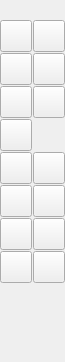
<?xml version="1.0" encoding="UTF-8"?>
<ui version="4.0">
 <class>QG_CadToolBarMain</class>
 <widget class="QWidget" name="QG_CadToolBarMain">
  <property name="geometry">
   <rect>
    <x>0</x>
    <y>0</y>
    <width>65</width>
    <height>362</height>
   </rect>
  </property>
  <property name="sizePolicy">
   <sizepolicy hsizetype="MinimumExpanding" vsizetype="MinimumExpanding">
    <horstretch>0</horstretch>
    <verstretch>0</verstretch>
   </sizepolicy>
  </property>
  <property name="minimumSize">
   <size>
    <width>65</width>
    <height>336</height>
   </size>
  </property>
  <property name="maximumSize">
   <size>
    <width>65</width>
    <height>16777215</height>
   </size>
  </property>
  <property name="windowTitle">
   <string>Main</string>
  </property>
  <layout class="QGridLayout" name="gridLayout">
   <property name="margin">
    <number>0</number>
   </property>
   <property name="spacing">
    <number>1</number>
   </property>
   <item row="0" column="0" colspan="3">
    <spacer name="horizontalSpacer">
     <property name="orientation">
      <enum>Qt::Horizontal</enum>
     </property>
     <property name="sizeHint" stdset="0">
      <size>
       <width>62</width>
       <height>20</height>
      </size>
     </property>
    </spacer>
   </item>
   <item row="1" column="0" colspan="2">
    <widget class="QToolButton" name="bMenuLine">
     <property name="minimumSize">
      <size>
       <width>0</width>
       <height>0</height>
      </size>
     </property>
     <property name="maximumSize">
      <size>
       <width>32</width>
       <height>32</height>
      </size>
     </property>
     <property name="toolTip">
      <string>Show toolbar &quot;Lines&quot;</string>
     </property>
     <property name="text">
      <string/>
     </property>
     <property name="icon">
      <iconset resource="../../../res/extui/extui.qrc">
       <normaloff>:/extui/menuline.png</normaloff>:/extui/menuline.png</iconset>
     </property>
     <property name="iconSize">
      <size>
       <width>32</width>
       <height>32</height>
      </size>
     </property>
     <property name="checkable">
      <bool>true</bool>
     </property>
     <property name="autoExclusive">
      <bool>true</bool>
     </property>
    </widget>
   </item>
   <item row="1" column="2">
    <widget class="QToolButton" name="bMenuArc">
     <property name="sizePolicy">
      <sizepolicy hsizetype="Minimum" vsizetype="Minimum">
       <horstretch>0</horstretch>
       <verstretch>0</verstretch>
      </sizepolicy>
     </property>
     <property name="minimumSize">
      <size>
       <width>0</width>
       <height>0</height>
      </size>
     </property>
     <property name="maximumSize">
      <size>
       <width>32</width>
       <height>32</height>
      </size>
     </property>
     <property name="toolTip">
      <string>Show toolbar &quot;Arcs&quot;</string>
     </property>
     <property name="text">
      <string/>
     </property>
     <property name="icon">
      <iconset resource="../../../res/extui/extui.qrc">
       <normaloff>:/extui/menuarc.png</normaloff>:/extui/menuarc.png</iconset>
     </property>
     <property name="iconSize">
      <size>
       <width>32</width>
       <height>32</height>
      </size>
     </property>
     <property name="checkable">
      <bool>true</bool>
     </property>
     <property name="autoExclusive">
      <bool>true</bool>
     </property>
    </widget>
   </item>
   <item row="2" column="0" colspan="2">
    <widget class="QToolButton" name="bMenuCircle">
     <property name="maximumSize">
      <size>
       <width>32</width>
       <height>32</height>
      </size>
     </property>
     <property name="toolTip">
      <string>Show toolbar &quot;Circles&quot;</string>
     </property>
     <property name="text">
      <string/>
     </property>
     <property name="icon">
      <iconset resource="../../../res/extui/extui.qrc">
       <normaloff>:/extui/menucircle.png</normaloff>:/extui/menucircle.png</iconset>
     </property>
     <property name="iconSize">
      <size>
       <width>32</width>
       <height>32</height>
      </size>
     </property>
     <property name="checkable">
      <bool>true</bool>
     </property>
     <property name="autoExclusive">
      <bool>true</bool>
     </property>
    </widget>
   </item>
   <item row="2" column="2">
    <widget class="QToolButton" name="bMenuEllipse">
     <property name="maximumSize">
      <size>
       <width>32</width>
       <height>32</height>
      </size>
     </property>
     <property name="toolTip">
      <string>Show toolbar &quot;Ellipses&quot;</string>
     </property>
     <property name="text">
      <string/>
     </property>
     <property name="icon">
      <iconset resource="../../../res/extui/extui.qrc">
       <normaloff>:/extui/menuellipse.png</normaloff>:/extui/menuellipse.png</iconset>
     </property>
     <property name="iconSize">
      <size>
       <width>32</width>
       <height>32</height>
      </size>
     </property>
     <property name="checkable">
      <bool>true</bool>
     </property>
     <property name="autoExclusive">
      <bool>true</bool>
     </property>
    </widget>
   </item>
   <item row="3" column="0" colspan="2">
    <widget class="QToolButton" name="bMenuPolyline">
     <property name="maximumSize">
      <size>
       <width>32</width>
       <height>32</height>
      </size>
     </property>
     <property name="toolTip">
      <string>Show toolbar &quot;Polylines&quot;</string>
     </property>
     <property name="text">
      <string/>
     </property>
     <property name="icon">
      <iconset resource="../../../res/extui/extui.qrc">
       <normaloff>:/extui/menupolyline.png</normaloff>:/extui/menupolyline.png</iconset>
     </property>
     <property name="iconSize">
      <size>
       <width>32</width>
       <height>32</height>
      </size>
     </property>
     <property name="checkable">
      <bool>true</bool>
     </property>
     <property name="autoExclusive">
      <bool>true</bool>
     </property>
    </widget>
   </item>
   <item row="3" column="2">
    <widget class="QToolButton" name="bMenuSpline">
     <property name="maximumSize">
      <size>
       <width>32</width>
       <height>32</height>
      </size>
     </property>
     <property name="toolTip">
      <string>Draw Splines</string>
     </property>
     <property name="text">
      <string/>
     </property>
     <property name="icon">
      <iconset resource="../../../res/extui/extui.qrc">
       <normaloff>:/extui/menuspline.png</normaloff>:/extui/menuspline.png</iconset>
     </property>
     <property name="iconSize">
      <size>
       <width>32</width>
       <height>32</height>
      </size>
     </property>
     <property name="checkable">
      <bool>true</bool>
     </property>
     <property name="autoExclusive">
      <bool>true</bool>
     </property>
    </widget>
   </item>
   <item row="4" column="0" colspan="2">
    <widget class="QToolButton" name="bMenuPoint">
     <property name="maximumSize">
      <size>
       <width>32</width>
       <height>32</height>
      </size>
     </property>
     <property name="toolTip">
      <string>Draw Points</string>
     </property>
     <property name="text">
      <string/>
     </property>
     <property name="icon">
      <iconset resource="../../../res/extui/extui.qrc">
       <normaloff>:/extui/points.png</normaloff>:/extui/points.png</iconset>
     </property>
     <property name="iconSize">
      <size>
       <width>32</width>
       <height>32</height>
      </size>
     </property>
     <property name="checkable">
      <bool>true</bool>
     </property>
     <property name="autoExclusive">
      <bool>true</bool>
     </property>
    </widget>
   </item>
   <item row="5" column="0" colspan="2">
    <widget class="QToolButton" name="bMenuText">
     <property name="maximumSize">
      <size>
       <width>32</width>
       <height>32</height>
      </size>
     </property>
     <property name="toolTip">
      <string>Insert Multi-line Text</string>
     </property>
     <property name="text">
      <string/>
     </property>
     <property name="icon">
      <iconset resource="../../../res/extui/extui.qrc">
       <normaloff>:/extui/menutext.png</normaloff>:/extui/menutext.png</iconset>
     </property>
     <property name="iconSize">
      <size>
       <width>32</width>
       <height>32</height>
      </size>
     </property>
     <property name="checkable">
      <bool>false</bool>
     </property>
     <property name="autoExclusive">
      <bool>false</bool>
     </property>
    </widget>
   </item>
   <item row="5" column="2">
    <widget class="QToolButton" name="bMenuDim">
     <property name="maximumSize">
      <size>
       <width>32</width>
       <height>32</height>
      </size>
     </property>
     <property name="toolTip">
      <string>Show toolbar &quot;Dimensions&quot;</string>
     </property>
     <property name="text">
      <string/>
     </property>
     <property name="icon">
      <iconset resource="../../../res/extui/extui.qrc">
       <normaloff>:/extui/dimhor.png</normaloff>:/extui/dimhor.png</iconset>
     </property>
     <property name="iconSize">
      <size>
       <width>32</width>
       <height>32</height>
      </size>
     </property>
     <property name="checkable">
      <bool>true</bool>
     </property>
     <property name="autoExclusive">
      <bool>true</bool>
     </property>
    </widget>
   </item>
   <item row="6" column="0" colspan="2">
    <widget class="QToolButton" name="bMenuHatch">
     <property name="maximumSize">
      <size>
       <width>32</width>
       <height>32</height>
      </size>
     </property>
     <property name="toolTip">
      <string>Create Hatch</string>
     </property>
     <property name="text">
      <string/>
     </property>
     <property name="icon">
      <iconset resource="../../../res/extui/extui.qrc">
       <normaloff>:/extui/menuhatch.png</normaloff>:/extui/menuhatch.png</iconset>
     </property>
     <property name="iconSize">
      <size>
       <width>32</width>
       <height>32</height>
      </size>
     </property>
     <property name="checkable">
      <bool>true</bool>
     </property>
     <property name="autoExclusive">
      <bool>true</bool>
     </property>
    </widget>
   </item>
   <item row="6" column="2">
    <widget class="QToolButton" name="bMenuImage">
     <property name="maximumSize">
      <size>
       <width>32</width>
       <height>32</height>
      </size>
     </property>
     <property name="toolTip">
      <string>Insert Image</string>
     </property>
     <property name="text">
      <string/>
     </property>
     <property name="icon">
      <iconset resource="../../../res/extui/extui.qrc">
       <normaloff>:/extui/menuimage.png</normaloff>:/extui/menuimage.png</iconset>
     </property>
     <property name="iconSize">
      <size>
       <width>32</width>
       <height>32</height>
      </size>
     </property>
     <property name="checkable">
      <bool>false</bool>
     </property>
     <property name="autoExclusive">
      <bool>false</bool>
     </property>
    </widget>
   </item>
   <item row="7" column="0" colspan="2">
    <widget class="QToolButton" name="bMenuModify">
     <property name="maximumSize">
      <size>
       <width>32</width>
       <height>32</height>
      </size>
     </property>
     <property name="toolTip">
      <string>Show toolbar &quot;Modify&quot;</string>
     </property>
     <property name="text">
      <string/>
     </property>
     <property name="icon">
      <iconset resource="../../../res/extui/extui.qrc">
       <normaloff>:/extui/menuedit.png</normaloff>:/extui/menuedit.png</iconset>
     </property>
     <property name="iconSize">
      <size>
       <width>32</width>
       <height>32</height>
      </size>
     </property>
     <property name="checkable">
      <bool>true</bool>
     </property>
     <property name="autoExclusive">
      <bool>true</bool>
     </property>
    </widget>
   </item>
   <item row="7" column="2">
    <widget class="QToolButton" name="bMenuInfo">
     <property name="maximumSize">
      <size>
       <width>32</width>
       <height>32</height>
      </size>
     </property>
     <property name="toolTip">
      <string>Show toolbar &quot;Info&quot;</string>
     </property>
     <property name="text">
      <string/>
     </property>
     <property name="icon">
      <iconset resource="../../../res/extui/extui.qrc">
       <normaloff>:/extui/menumeasure.png</normaloff>:/extui/menumeasure.png</iconset>
     </property>
     <property name="iconSize">
      <size>
       <width>32</width>
       <height>32</height>
      </size>
     </property>
     <property name="checkable">
      <bool>true</bool>
     </property>
     <property name="autoExclusive">
      <bool>true</bool>
     </property>
    </widget>
   </item>
   <item row="8" column="0" colspan="2">
    <widget class="QToolButton" name="bMenuBlock">
     <property name="maximumSize">
      <size>
       <width>32</width>
       <height>32</height>
      </size>
     </property>
     <property name="toolTip">
      <string>Create Block</string>
     </property>
     <property name="text">
      <string/>
     </property>
     <property name="icon">
      <iconset resource="../../../res/extui/extui.qrc">
       <normaloff>:/extui/menublock.png</normaloff>:/extui/menublock.png</iconset>
     </property>
     <property name="iconSize">
      <size>
       <width>32</width>
       <height>32</height>
      </size>
     </property>
     <property name="checkable">
      <bool>true</bool>
     </property>
     <property name="autoExclusive">
      <bool>true</bool>
     </property>
    </widget>
   </item>
   <item row="8" column="2">
    <widget class="QToolButton" name="bMenuSelect">
     <property name="maximumSize">
      <size>
       <width>32</width>
       <height>32</height>
      </size>
     </property>
     <property name="toolTip">
      <string>Show toolbar &quot;Select&quot;</string>
     </property>
     <property name="text">
      <string/>
     </property>
     <property name="icon">
      <iconset resource="../../../res/extui/extui.qrc">
       <normaloff>:/extui/menuselect.png</normaloff>:/extui/menuselect.png</iconset>
     </property>
     <property name="iconSize">
      <size>
       <width>32</width>
       <height>32</height>
      </size>
     </property>
     <property name="checkable">
      <bool>true</bool>
     </property>
     <property name="autoExclusive">
      <bool>true</bool>
     </property>
    </widget>
   </item>
   <item row="9" column="1">
    <spacer name="verticalSpacer">
     <property name="orientation">
      <enum>Qt::Vertical</enum>
     </property>
     <property name="sizeHint" stdset="0">
      <size>
       <width>20</width>
       <height>70</height>
      </size>
     </property>
    </spacer>
   </item>
   <item row="10" column="0">
    <widget class="QToolButton" name="bHidden">
     <property name="maximumSize">
      <size>
       <width>0</width>
       <height>0</height>
      </size>
     </property>
     <property name="toolTip">
      <string/>
     </property>
     <property name="text">
      <string/>
     </property>
     <property name="iconSize">
      <size>
       <width>0</width>
       <height>0</height>
      </size>
     </property>
     <property name="checkable">
      <bool>true</bool>
     </property>
     <property name="autoExclusive">
      <bool>true</bool>
     </property>
    </widget>
   </item>
  </layout>
 </widget>
 <layoutdefault spacing="6" margin="11"/>
 <tabstops>
  <tabstop>bMenuPolyline</tabstop>
  <tabstop>bMenuSpline</tabstop>
 </tabstops>
 <resources>
  <include location="../../../res/extui/extui.qrc"/>
 </resources>
 <connections/>
</ui>
